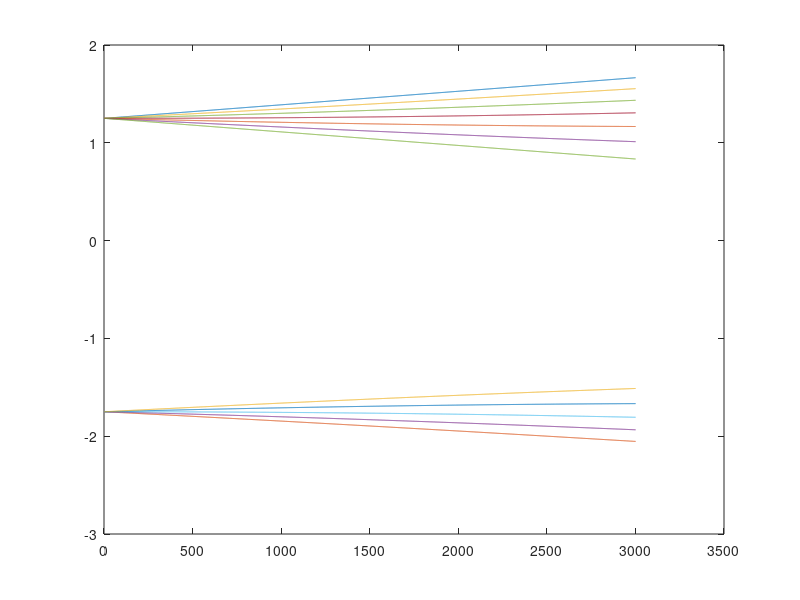

Reproduce this figure in MATLAB. (Note: this script raises an error after producing the figure.)
energy=zeros(12,3001);
vector=zeros(12,12,3001);
HC=zeros(12,12);%coupling
H=zeros(12,12);
HB=zeros(12,12);%magnetic field
%submatrix
S2=zeros(2,2);
S3=zeros(2,2);
S4=zeros(2,2);
S5=zeros(2,2);
S6=zeros(2,2);

%Hamitonian of IJ coupling
HC(1,1)=5/4;%m_F=+-3
HC(12,12)=5/4;

HC(2,2)=3/4;%m_F=2
HC(3,3)=-5/4;
HC(2,3)=sqrt(5)/2;
HC(3,2)=sqrt(5)/2;

HC(4,4)=1/4;%m_F=1
HC(5,5)=-3/4;
HC(4,5)=sqrt(2);
HC(5,4)=sqrt(2);

HC(6,6)=-1/4;%m_F=0
HC(7,7)=-1/4;
HC(6,7)=3/2;
HC(7,6)=3/2;

HC(8,8)=-3/4;%m_F=-1
HC(9,9)=1/4;
HC(8,9)=sqrt(2);
HC(9,8)=sqrt(2);

HC(10,10)=-5/4;%m_F=-2
HC(11,11)=3/4;
HC(10,11)=sqrt(5)/2;
HC(11,10)=sqrt(5)/2;

for i=1:3001
    B = 0.1*i-0.1;%magnetic field
    c1 = 0.0027691*B;
    c2 = 0.0000004061*B;%Hamitonian of magnetic field
    HB(1,1) = 0.5*c1+2.5*c2;
    HB(2,2) = 0.5*c1+1.5*c2;  
    HB(3,3) = -0.5*c1+2.5*c2;  
    HB(4,4) = 0.5*c1+0.5*c2;   
    HB(5,5) = -0.5*c1+1.5*c2;   
    HB(6,6) = 0.5*c1-0.5*c2;    
    HB(7,7) = -0.5*c1+0.5*c2;   
    HB(8,8) = 0.5*c1-1.5*c2;   
    HB(9,9) = -0.5*c1-0.5*c2;   
    HB(10,10) = 0.5*c1-2.5*c2;   
    HB(11,11) = -0.5*c1-1.5*c2;   
    HB(12,12) = -0.5*c1-2.5*c2;  % Hamitonian of magnetic field
    
    H=HC+HB;
    
    energy(1,i)=H(1,1);%mF=+3
    vector(1,1,i)=1;
    energy(12,i)=H(12,12);%mF=-3
    vector(12,12,i)=1;
 
    for j=1:2%mF=+-2
        for k=1:2
            S2(j,k)=H(j+1,k+1);
            S3(j,k)=H(j+3,k+3);
            S4(j,k)=H(j+5,k+5);
            S5(j,k)=H(j+7,k+7);
            S6(j,k)=H(j+9,k+9);
        end        
    end
    [V2,D2] = eig(S2);
    [d2,ind2] = sort(diag(D2));
    [V3,D3] = eig(S3);
    [d3,ind3] = sort(diag(D3));
    [V4,D4] = eig(S4);
    [d4,ind4] = sort(diag(D4));
    [V5,D5] = eig(S5);
    [d5,ind5] = sort(diag(D5));
    [V6,D6] = eig(S6);
    [d6,ind6] = sort(diag(D6));

    for j=1:2
        energy(j+1,i)=d2(j);
        energy(j+3,i)=d3(j);
        energy(j+5,i)=d4(j);
        energy(j+7,i)=d5(j);
        energy(j+9,i)=d6(j);%sort the eigenvalues
        for k=1:2
            vector(j+1,k+1,i)=V2(j,ind2(k));
            vector(j+3,k+3,i)=V3(j,ind3(k));
            vector(j+5,k+5,i)=V4(j,ind4(k));
            vector(j+7,k+7,i)=V5(j,ind5(k));
            vector(j+9,k+9,i)=V6(j,ind6(k));%sort the eigenvectors
        end
    end
end  
figure(1)
plot(energy');

V=zeros(3001,144);
for i=1:3001
    for j=1:12
        for k=1:12
            V(i,(j-1)*12+k)=vector(k,j,i);
        end
    end
end
%% export the data    
writematrix(energy','dataS4.csv'); 
writematrix(V,'dataSVe4.csv');
    